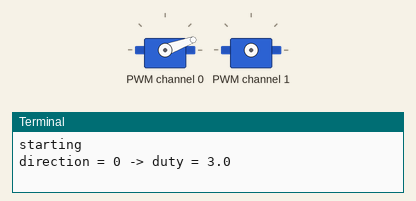
A program run on a simulated Raspberry Pi (BCM pin numbers). Parts: 2 × servo, the last lines printed to the terminal. Servo angles are drawn from the pulse width (0.5 ms = 0°, 2.5 ms = 180°); library files of the repository ran but are not shown: PCA9685.py. At 11.0 s the program stops and its outputs stay as they are.

Above: at 0.1 s.
At 2.1 s:
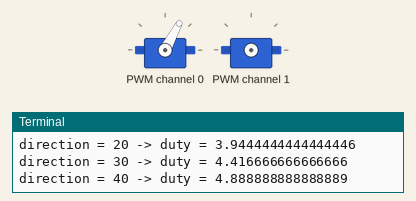
At 4.6 s:
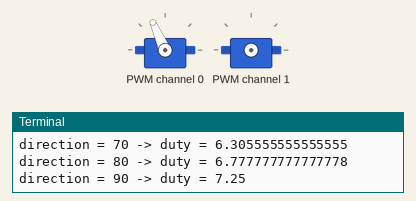
At 10.1 s:
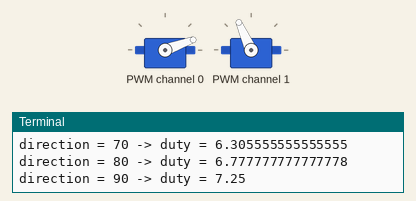
Timing chart, 0 to 12.1 s (numbered marks = the images above):
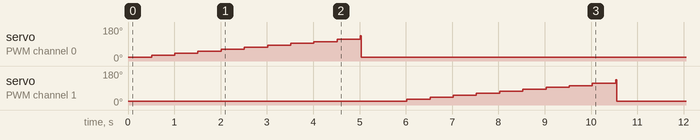

The program:

Servo2.py
```python
# Servo2.py
# Two servo motors driven by PCA9685 chip

from smbus import SMBus
from PCA9685 import PWM
import time

i2c_address = 0x40
fPWM = 50
channel = 1
a = 8.5
b = 3

def setup():
    global pwm
    bus = SMBus(1) # Raspberry Pi revision 2
    pwm = PWM(bus, i2c_address)
    pwm.setFreq(fPWM)

def setDirection(direction):
    duty = a / 180 * direction + b
    pwm.setDuty(channel, duty)
    print("direction =", direction, "-> duty =", duty)
    time.sleep(0.5) # allow to settle

print("starting")
setup()
channel = 0
for direction in range(0, 91, 10):
    setDirection(direction)
direction = 0
setDirection(0)
channel = 1
for direction in range(0, 91, 10):
    setDirection(direction)
direction = 0
setDirection(0)

print("done")
```

Measured:
- by itself, servo on PWM channel 0, servo on PWM channel 1: rises from 20° to 133° in 4.5 s, then falls to 20° in 0.02 s
